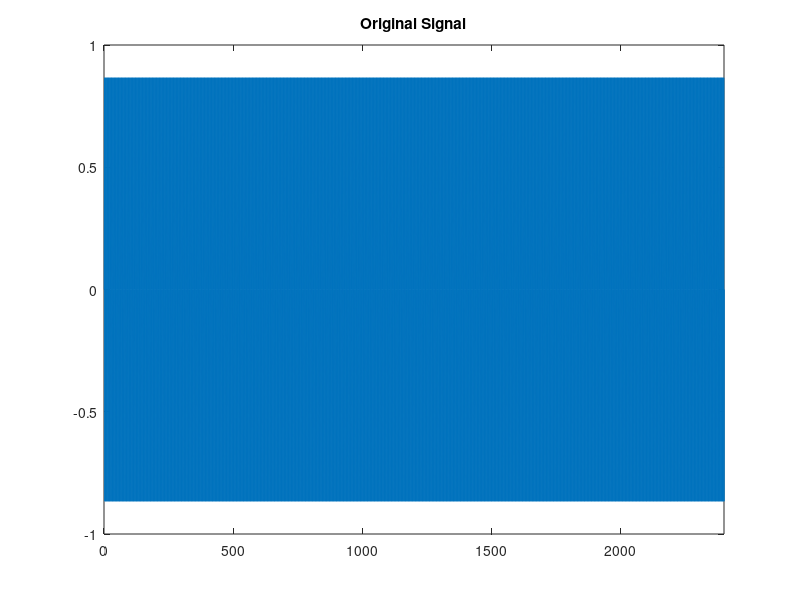
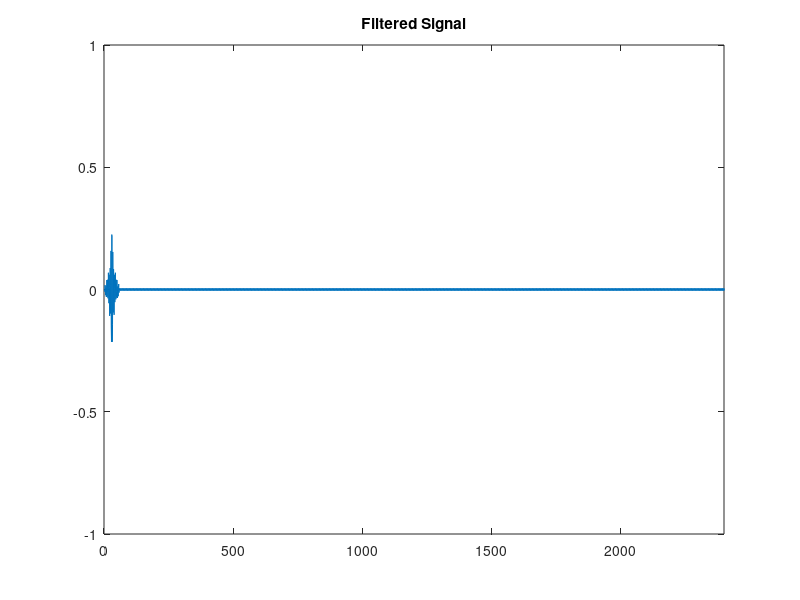

The MATLAB script that drew these images, in order:
sampling_freq = 48000;
signal_freq = 16000;
N = 59;

% coeffs = [ 		0.017203033005470221
% 		0.04875687072873372
% 		-0.0053633528013805271
% 		-0.089792035226627556
% 		0.0057860776118659604
% 		0.31272538663292021
% 		0.49366878054812385
% 		0.31272538663292021
% 		0.0057860776118659604
% 		-0.089792035226627556
% 		-0.0053633528013805271
% 		0.04875687072873372
% 		0.017203033005470221 ];

coeffs = [-0.0049123250992086183
-0.014619079916495251
 0.0060757570503416243
 0.01952535804916462
 0.0024331187695853683
-0.0098746099102310358
-0.0037963320758576859
-0.012010346542919192
-0.01035742425347112
 0.01992326384135619
 0.021487608632075595
-0.0036831076567773926
-0.0025285456210165994
-0.010532837642683505
-0.034386903509944826
-0.0011850529678652522
 0.039757652237396482
 0.014026994706631228
 0.0043585313963652086
 0.014292489095961029
-0.04562980713703095
-0.062041754213086692
 0.02997771785352504
 0.041487703139491801
 0.0066936154158850807
 0.087583480119140356
 0.030241608546776121
-0.23544107929841201
-0.15849062460484048
 0.26627195921759944
 0.26627195921759944
-0.15849062460484048
-0.23544107929841201
 0.030241608546776121
 0.087583480119140356
 0.0066936154158850807
 0.041487703139491801
 0.02997771785352504
-0.062041754213086692
-0.04562980713703095
 0.014292489095961029
 0.0043585313963652086
 0.014026994706631228
 0.039757652237396482
-0.0011850529678652522
-0.034386903509944826
-0.010532837642683505
-0.0025285456210165994
-0.0036831076567773926
 0.021487608632075595
 0.01992326384135619
-0.01035742425347112
-0.012010346542919192
-0.0037963320758576859
-0.0098746099102310358
 0.0024331187695853683
 0.01952535804916462
 0.0060757570503416243
-0.014619079916495251
-0.0049123250992086183 ];

time = (0:1/sampling_freq:0.05)';

audio_in = sin(2 * pi * signal_freq * time );
audio_out = zeros(size(audio_in));

working_data = zeros(N+1,1);

for j=1:length(audio_in)
    working_data(1)=audio_in(j);
    temp = 0;
    
    %for i=1:N+1
    %    temp = temp + working_data(i)*coeffs(i);
    %end
    
    for i=1:(length(working_data)/2)
        temp = temp + working_data(i)*coeffs(i) + working_data(N+2-i)*coeffs(i);
%         disp('Adding')
%         disp(i)
%         disp(N+2-i)
    end
    
    if mod(N,2) == 0
        temp = temp + working_data(floor((N/2)+1))*coeffs(floor((N/2)+1));
%         disp('Adding')
%         disp((N/2)+1)
    end
    
    for i=N+1:-1:2
        working_data(i) = working_data(i - 1);
    end
    audio_out(j) = temp;
%     break;
end

plot(audio_in);
axis([0 2400 -1 1]);
title('Original Signal');
figure();
plot(audio_out);
axis([0 2400 -1 1]);
title('Filtered Signal');